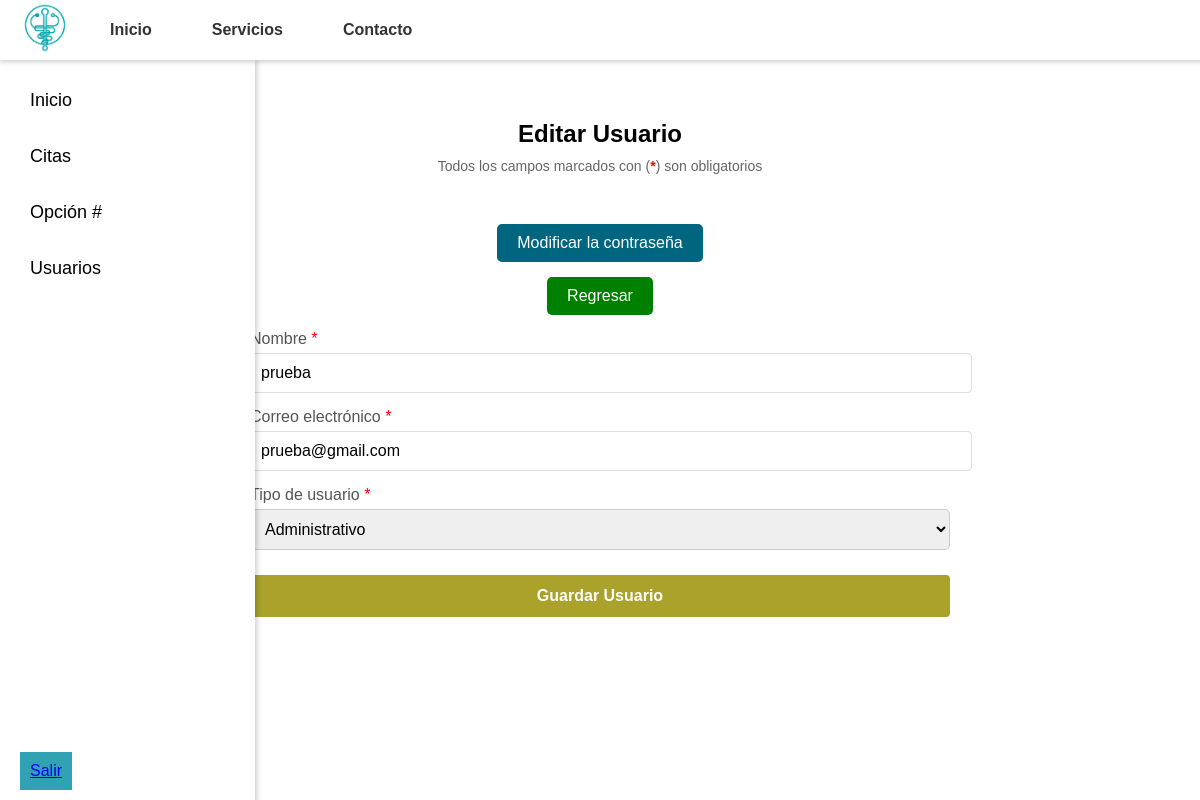
The app's page /editar_usuario.php?id_usuario=10 (signed in) with its own data.
### tables this page shows
CREATE TABLE `usuarios` (
  `id_usuario` int(11) NOT NULL,
  `nombre` varchar(100) NOT NULL,
  `correo` varchar(100) NOT NULL,
  `contraseña` varchar(255) NOT NULL,
  `tipo` enum('administrativo','medico','paciente') NOT NULL
);

### editar_usuario.php (the view, shortened to what this page needs)
<?php require 'conexion.php'; ?>
<?php include 'header.php'; ?>
<?php include 'barra_lateral.php'; ?>
<!DOCTYPE html>
<html lang="es">
<head>
    <link rel="stylesheet" href="css/agregar_user.css">
</head>
<body>
    <?php
    $id_usuario = $_GET['id_usuario'];
    $verusuario = "SELECT * FROM usuarios WHERE id_usuario = '$id_usuario'";
    $resultado = mysqli_query($conectar, $verusuario);
    $fila = $resultado->fetch_array();
    ?>
    <div class="dashboard-container">
        <form class="register-form" action="guardar_usuario2.php" method="POST" onsubmit="return validarEmail()">
            <h2>Editar Usuario</h2>
            <p class="obligatorio-texto">Todos los campos marcados con (<span class="obligatorio">*</span>) son obligatorios</p>
            <div class="btn-new">
                <a href="cambio_password.php" class="btn-azul">Modificar la contraseña</a>
            </div>
            <a href="ver_usuarios.php?id_usuario=<?php echo $fila['id_usuario']; ?>" class="btn btn-verde">Regresar</a>
            <div class="form-group">
                <label class="campo-obligatorio">Nombre</label>
                <input type="text" id="nombre" name="nombre" value="<?php echo trim($fila['nombre']); ?>" placeholder="Nombre" required>
            </div>
            <div class="form-group">
                <label class="campo-obligatorio">Correo electrónico</label>
                <input type="email" id="correo" name="correo" value="<?php echo trim($fila['correo']); ?>" placeholder="Correo" readonly required>
            </div>
            <div class="form-group">
                <label class="campo-obligatorio">Tipo de usuario</label>
                <select id="tipo" name="tipo" required>
                    <option value="administrativo" <?php echo ($fila['tipo'] == 'administrativo') ? 'selected' : ''; ?>>Administrativo</option>
                </select>
            </div>
            <button class="registrar" type="submit">Guardar Usuario</button>
            <br>
        </form>
    </div>
</body>
</html>

### css/agregar_user.css (style rules this page uses)
:root { --color1: #ad4328; --color2hover: #ff3c0b; --color2: #af941a; --color2hover: #f5b70d; --colorRegistro: #aaa22b; --colorRegistroHover: #4d6421; }
body { font-family: Arial, sans-serif; background-color: white; margin: 0; padding: 0; height: 100vh; display: flex; flex-direction: column; }
.dashboard-container { padding: 20px; border-radius: 8px; text-align: center; width: 100%; max-width: 700px; margin: 80px auto; }
.form-group { margin-bottom: 15px; text-align: left; }
.form-group label { display: block; margin-bottom: 5px; color: #555; }
.form-group input { width: 100%; padding: 10px; border: 1px solid #ddd; border-radius: 4px; font-size: 16px; }
.registrar { width: 100%; padding: 12px; background-color: var(--colorRegistro); border: none; border-radius: 4px; color: white; font-size: 16px; cursor: pointer; margin-top: 10px; font-weight: bold; }
.btn-new { margin-top: 50px; }
.btn-verde { background-color: green; color: white; padding: 10px 20px; text-decoration: none; border-radius: 5px; display: inline-block; margin-bottom: 15px; }
.btn-azul { background-color: rgb(0, 102, 128); color: white; padding: 10px 20px; text-decoration: none; border-radius: 5px; display: inline-block; margin-bottom: 15px; }
select { width: 100%; padding: 10px; border: 1px solid #ccc; border-radius: 5px; font-size: 16px; }

### editar_usuario.php (style rules this page uses)
.obligatorio { color: red; font-weight: bold; }
.obligatorio-texto { color: #666; font-size: 14px; margin-top: -10px; margin-bottom: 15px; }
.campo-obligatorio::after { content: " *"; color: red; }

### records on screen
usuarios: nombre "prueba", correo "prueba@gmail.com", tipo "Administrativo"
